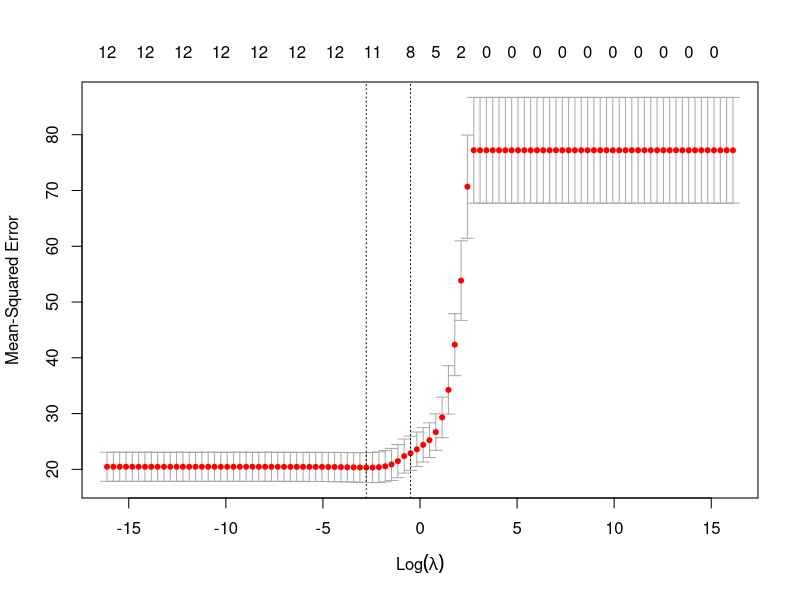

Write the R code that produced this figure.
## ---- chunk 1
#install.packages("mlbench")
library(mlbench)
library(glmnet)

#Load data set
data("BostonHousing")

## ---- chunk 2
str(BostonHousing) # all variables are numeric except for "chas" which is a factor. 

## ---- chunk 3
numericvars1 <- c(1:3,5:13)  # extract numeric variables only 
x <- as.matrix(BostonHousing[,numericvars1])  # numeric matrix
y <- BostonHousing$medv # numeric vector 


## ---- chunk 4
# Divide the data set into training and testing sets in two equal-size samples. 
set.seed(1)
Train <- sample(1:nrow(x),nrow(x)/2) # half the rows at random
Test <- setdiff(1:nrow(x), Train) # the other half

Trainx <- x[Train,] # matrix
Testx <- x[Test,] # matrix

Trainy <- y[Train] # vector
Testy <- y[Test] # vector 



## ---- chunk 5
# Estimate the elastic net model with alpha = 0, 0.5 and 1 using in-sample data. 

Lambdalevels <- 10^seq(7,-7, length =100) # set lambda levels for glmnet to try. 

set.seed(222)
ridge <- cv.glmnet(Trainx, Trainy, alpha=0, lambda = Lambdalevels) 
lasso <- cv.glmnet(Trainx, Trainy, alpha=1, lambda = Lambdalevels)
elnet <- cv.glmnet(Trainx, Trainy, alpha=0.5, lambda = Lambdalevels)

## ---- chunk 6
ridge # find best (minimum) lambda value and MSE for ridge

## ---- chunk 7
lasso # find best (minimum) lambda value and MSE for lasso 

## ---- chunk 8
elnet # find best (minimum) lambda value and MSE for elnet 

## ---- chunk 9
plot(elnet) #shows the MSE values for each lambda value for elnet. 


## ---- chunk 10
yhat.elnet <- predict(elnet$glmnet.fit, s=elnet$lambda.min, newx=Testx)

# mean square error for elnet  
mse.e <- sum((Testy - yhat.elnet)^2)/nrow(Testx)
mse.e



## ---- chunk 11
lmout <- lm(Trainy ~ Trainx)
yhat.r <- cbind(1,Testx) %*% lmout$coefficients

# mean square error for Multiple regression fit
mse.r <- sum((Testy - yhat.r)^2)/nrow(Testx) 
mse.r

## ---- chunk 12
coef(elnet, elnet$lambda.min) # coefficients for elnet 



## ---- chunk 13
lmout$coefficients # coefficients for multiple regression 


## ---- chunk 14
library(e1071)


data("Sonar") # load data set 
#str(Sonar) 

## ---- chunk 15
x <- Sonar[,c(1:60)]
y <- Sonar$Class

dat <- data.frame(x=x, y=as.factor(y))

# Divide data set into equal training and testing sets. 
set.seed(123)
trainSonar <- sample(1:nrow(x), nrow(x)/2) # first half at random 
testSonar <- setdiff(1:nrow(x), trainSonar) # other half 

trainSonardat <- dat[trainSonar,]
testSonardat <- dat[testSonar,]

## ---- chunk 16
costvalues <- 10^seq(-3,2,1) 

# Estimate linear kernel 
tuned.svm1 <- tune(svm, y~., data= trainSonardat, ranges = list(cost=costvalues), 
                   kernel= "linear")
summary(tuned.svm1)






## ---- chunk 17
# Estimate radial kernel 
tuned.svm2 <- tune(svm, y~., data= trainSonardat, ranges = list(cost=costvalues), 
                   kernel= "radial")
summary(tuned.svm2)





## ---- chunk 18
tuned.svm3 <- tune(svm, y~., data= trainSonardat, ranges = list(cost=costvalues), 
                   kernel= "radial")

yhat.radial <- predict(tuned.svm3$best.model, newdata=testSonardat) # predict y with test data
sum(yhat.radial==testSonardat$y) / length(testSonardat$y) # percentage correct

table(predicted=yhat.radial, truth=testSonardat$y) # confusion matrix 


